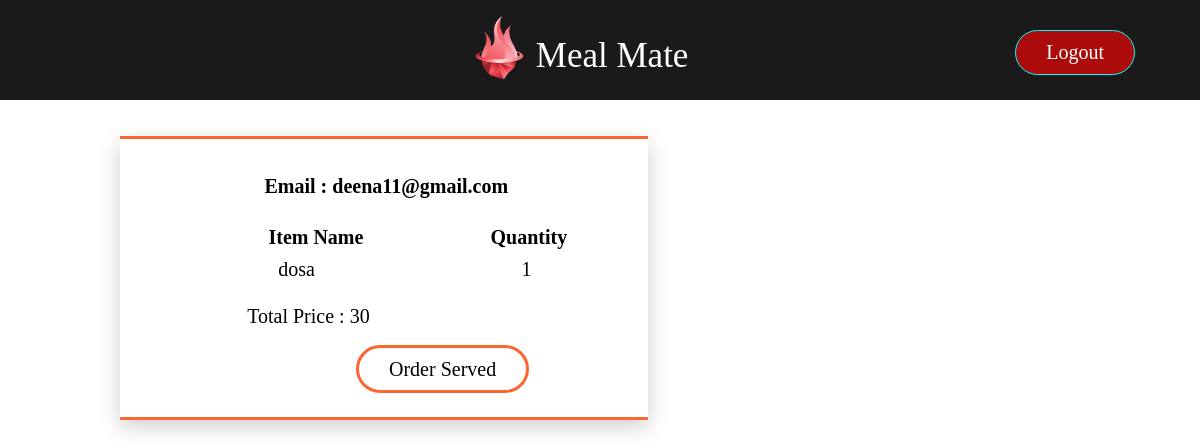
The page /viewOrders (signed in) on the database as committed earlier.
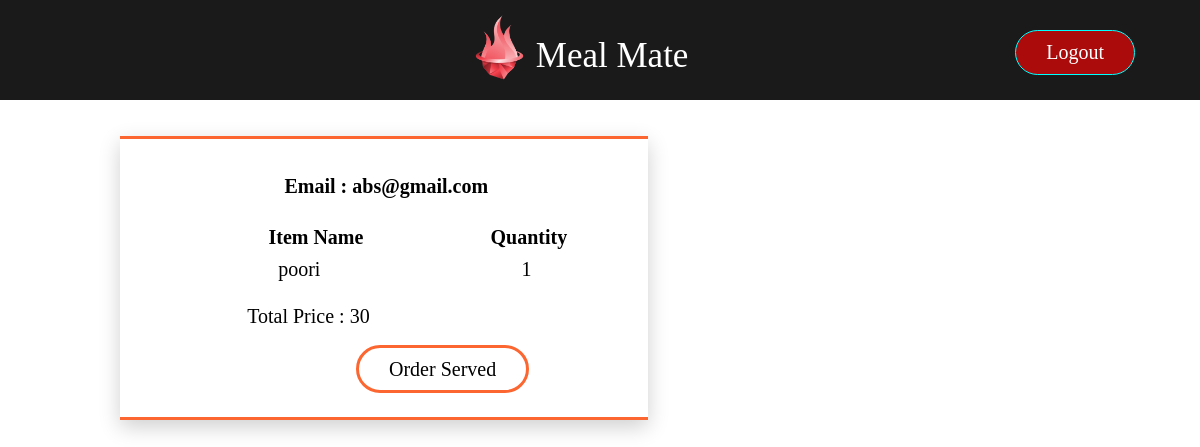
The same page on the database as committed later.
### app.py (models this page shows, shortened)
class orders(db.Model):
    __tablename__ = "orders"
    id = db.Column(db.Integer,primary_key = True)
    email = db.Column(db.Text)
    order = db.Column(db.Text)
    total_price = db.Column(db.Integer)

### app.py (the view)
@app.route('/viewOrders')
@login_required
def viewOrders():
    if current_user.is_authenticated and current_user.role == 'employee':
        list_of_orders = []
        all_orders = orders.query.all()
        for order_ in all_orders:
            id = order_.id
            email = order_.email
            items = json.loads(order_.order)
            price = order_.total_price
            list_of_orders.append([id,email,items,price])
        return render_template('viewOrders.html',list_of_orders = list_of_orders)
    else:
        return 'Entry Restricted! Only Employees Allowed'

### app.py (called while the page is built)
@login_manager.user_loader
def load_user(id):
    return signup.query.get(id)

### templates/viewOrders.html (shortened to what this page needs)
{% extends 'base.html' %}  {% block content %} {% for order in list_of_orders %}
<body class="viewOrdersBody">
    <div class="viewOrders">
      <p class="title">Email : {{ order[1] }}</p>
      <table class="table">
        <tr class="heading">
          <th class="one">Item Name</th>
          <th class="two">Quantity</th>
        </tr>
        {% for item in order[2] %}
        <tr class="order">
          <td class="one">{{ item[0] }}</td>
          <td class="two">{{ item[1] }}</td>
        </tr>
        {% endfor %}
      </table>
      <br />
      <p class="price">Total Price : <span>{{ order[3] }}</span></p>
      <br />
      <a href="/deleteOrder/{{order[0]}}" class="delete_order">Order Served</a>
    </div>
</body>
{% endfor %} {% endblock %}

Rows that differ between the two databases and show on the page:
removed orders: email "deena11@gmail.com", item "dosa", item "1", total_price "30"
added orders: email "abs@gmail.com", item "poori", item "1", total_price "30"
